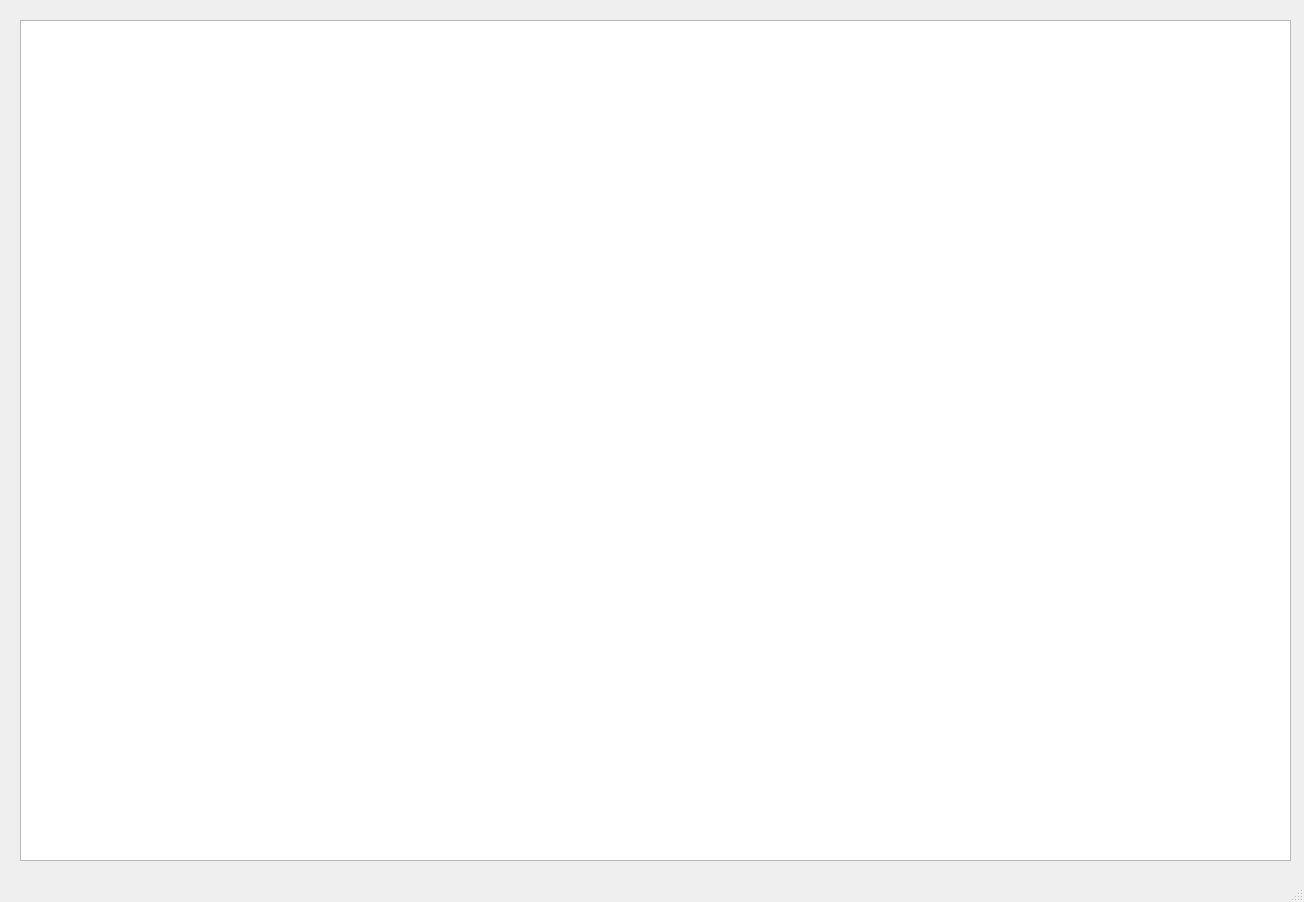
<?xml version="1.0" encoding="UTF-8"?>
<ui version="4.0">
 <class>MainWindow</class>
 <widget class="QMainWindow" name="MainWindow">
  <property name="geometry">
   <rect>
    <x>0</x>
    <y>0</y>
    <width>1304</width>
    <height>902</height>
   </rect>
  </property>
  <property name="windowTitle">
   <string>MainWindow</string>
  </property>
  <widget class="QWidget" name="centralwidget">
   <widget class="QTableWidget" name="coffelist">
    <property name="geometry">
     <rect>
      <x>20</x>
      <y>20</y>
      <width>1271</width>
      <height>841</height>
     </rect>
    </property>
   </widget>
  </widget>
  <widget class="QMenuBar" name="menubar">
   <property name="geometry">
    <rect>
     <x>0</x>
     <y>0</y>
     <width>1304</width>
     <height>21</height>
    </rect>
   </property>
  </widget>
  <widget class="QStatusBar" name="statusbar"/>
 </widget>
 <resources/>
 <connections/>
</ui>
